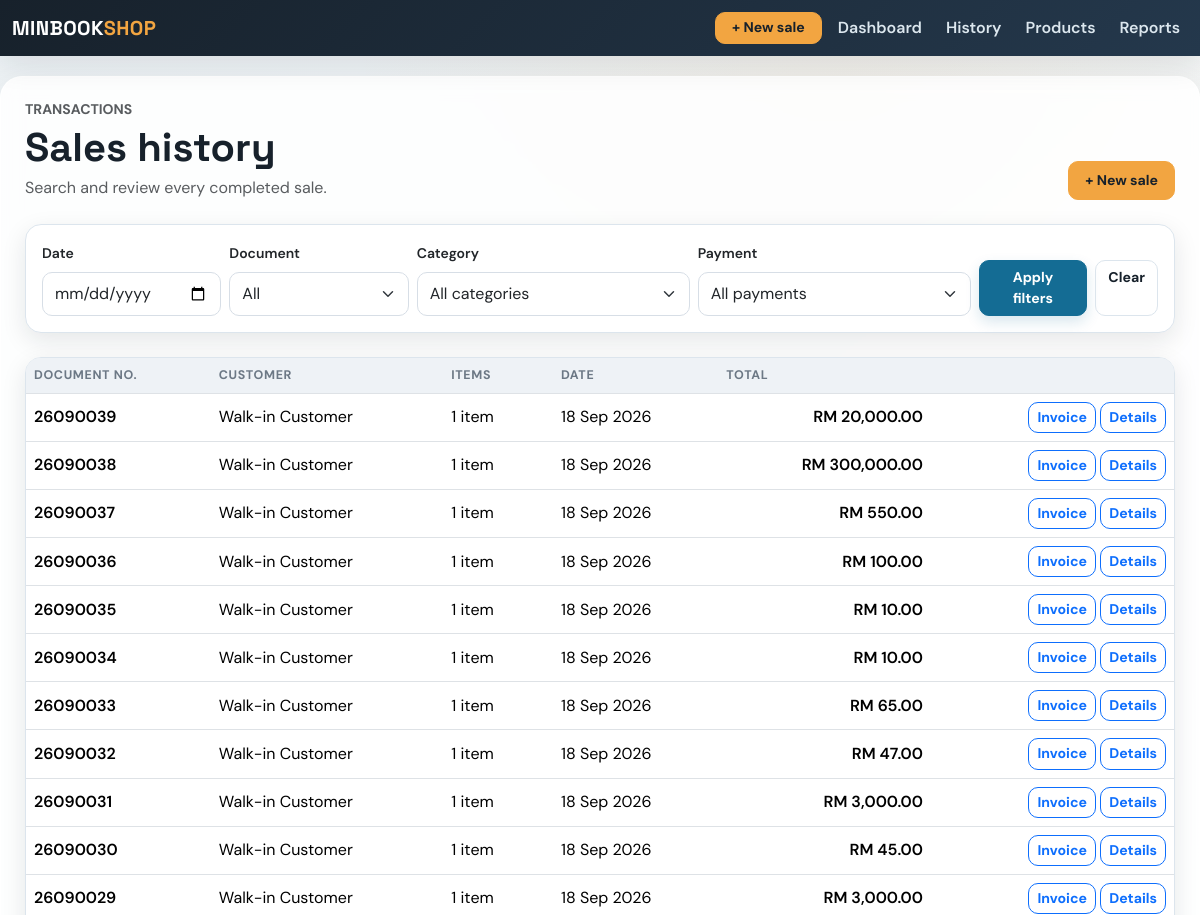
Before: /sales (upper part) with the older database file.
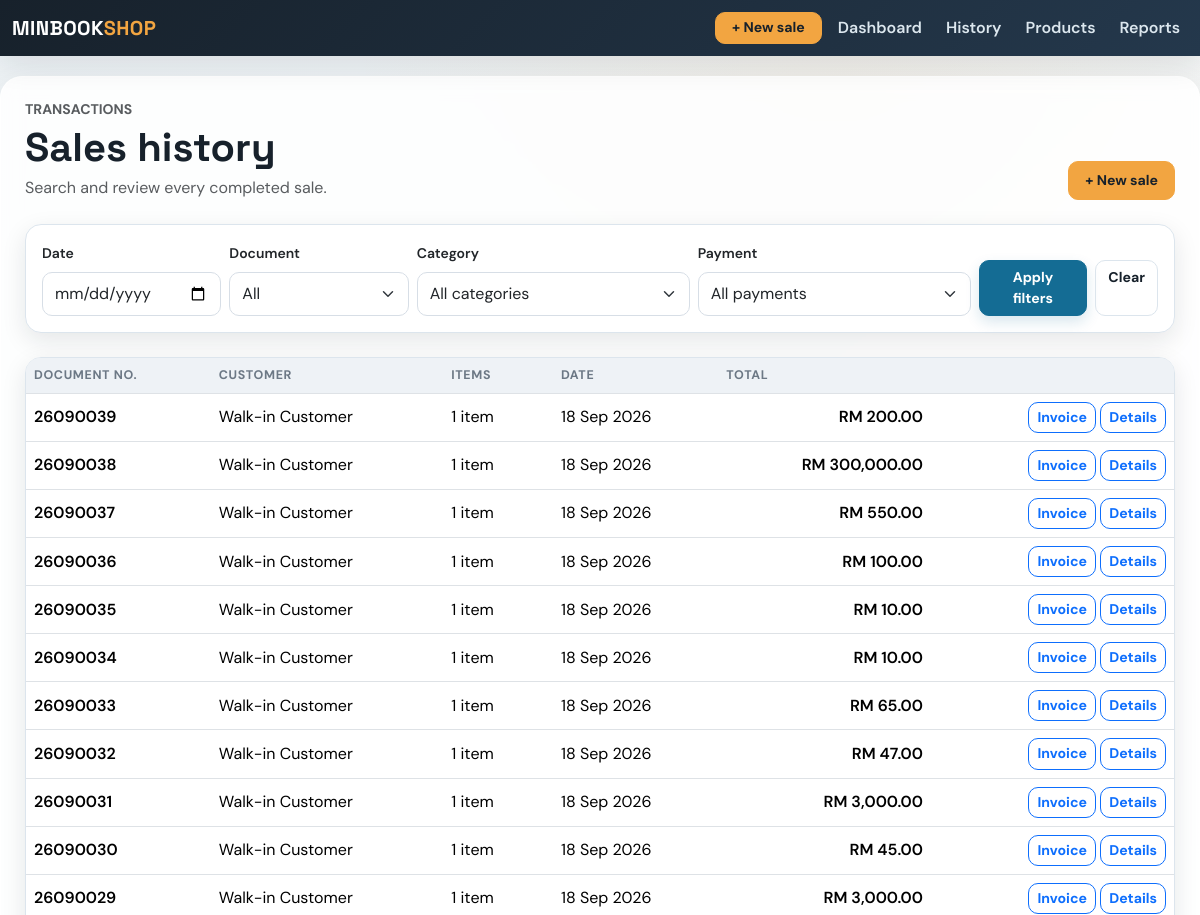
After: the same page with the newer database file.
### app/models.py (models this page shows, shortened)
class Sale(db.Model):
    id = db.Column(db.Integer, primary_key=True)
    amount = db.Column(db.Float, nullable=False)
    date = db.Column(db.Date, default=datetime.utcnow)
    user_id = db.Column(db.Integer, db.ForeignKey('user.id'), nullable=False)  # ForeignKey to User
    user = db.relationship('User', backref=db.backref('sales', lazy=True))  # Relationship with User
    product_id = db.Column(db.Integer, db.ForeignKey('product.id'), nullable=True)  # Legacy first product
    product = db.relationship('Product', backref=db.backref('sales', lazy=True))  # Relationship with Product
    quantity = db.Column(db.Integer, nullable=True)  # Legacy total quantity
    payment_method = db.Column(db.String(20), nullable=False, default='Cash')
    customer_name = db.Column(db.String(120), nullable=True)
    document_type = db.Column(db.String(20), nullable=False, default='receipt')
    discount = db.Column(db.Float, nullable=False, default=0.00)
    deposit = db.Column(db.Float, nullable=False, default=0.00)
    items = db.relationship('SaleItem', back_populates='sale', cascade='all, delete-orphan')

### app/routes.py (the view)
@main.route('/sales', methods=['GET', 'POST'])
def sales():
    sales_query = Sale.query.options(
        joinedload(Sale.items)
    ).order_by(Sale.id.desc())
    filter_date = request.args.get('filter_date', '')
    filter_category = request.args.get('category', '')
    filter_payment = request.args.get('payment_method', '')
    filter_document_type = (request.args.get('document_type', '') or '').lower().strip()
    if filter_document_type in {'receipt', 'invoice'}:
        sales_query = sales_query.filter(
            Sale.document_type == filter_document_type
        )
    if filter_date:
        sales_query = sales_query.filter(
            Sale.date == filter_date
        )
    if filter_category in SALE_CATEGORIES:
        sales_query = sales_query.filter(
            Sale.items.any(SaleItem.category == filter_category)
        )
    if filter_payment in PAYMENT_METHODS:
        sales_query = sales_query.filter(
            Sale.payment_method == filter_payment
        )
    page = request.args.get('page', 1, type=int)
    sales_pagination = sales_query.paginate(
        page=page,
        per_page=30,
        error_out=False
    )
    sales_list = sales_pagination.items
    document_numbers = {
        sale.id: month_document_number(
            sale,
            sale.document_type
        )
        for sale in sales_list
    }
    return render_template(
        'sales.html',
        sales=sales_list,
        pagination=sales_pagination,
        categories=SALE_CATEGORIES,
        payment_methods=PAYMENT_METHODS,
        selected_document_type=filter_document_type,
        document_numbers=document_numbers
    )

### app/routes.py (called while the page is built)
def month_document_number(sale, document_type):
    month_start = date(sale.date.year, sale.date.month, 1)
    if sale.date.month == 12:
        month_end = date(sale.date.year + 1, 1, 1)
    else:
        month_end = date(sale.date.year, sale.date.month + 1, 1)
    serial = Sale.query.filter(
        Sale.document_type == document_type,
        Sale.date >= month_start,
        Sale.date < month_end,
        Sale.id < sale.id,
    ).count()
    return f'{sale.date.year % 100:02d}{sale.date.month:02d}{serial + 1:04d}'

@main.app_context_processor
def inject_now():
    return {'current_year': datetime.now().year}

### app/templates/sales.html (shortened to what this page needs)
{% extends 'base.html' %}
{% block content %}
<div class="d-flex flex-wrap justify-content-between align-items-end gap-3 mb-4">
<div>
    <p class="text-uppercase text-muted small fw-bold mb-1">Transactions</p>
    <h1 class="mb-1">Sales history</h1>
    <p class="text-muted mb-0">Search and review every completed sale.</p>
</div>
<a href="{{ url_for('main.add_sale') }}" class="btn btn-warning btn-lg">+ New sale</a>
</div>
<div class="card mb-4">
<div class="card-body">
    <form method="GET" class="row g-2 align-items-end">
        <div class="col-md-2">
            <label class="form-label small fw-semibold">Date</label>
            <input
                type="date"
                name="filter_date"
                value="{{ request.args.get('filter_date', '') }}"
                class="form-control"
            >
        </div>
        <div class="col-md-2">
            <label class="form-label small fw-semibold">Document</label>
            <select name="document_type" class="form-select">
                <option value="">All</option>
            </select>
        </div>
        <div class="col-md-3">
            <label class="form-label small fw-semibold">Category</label>
            <select name="category" class="form-select">
                <option value="">All categories</option>
            </select>
        </div>
        <div class="col-md-3">
            <label class="form-label small fw-semibold">Payment</label>
            <select name="payment_method" class="form-select">
                <option value="">All payments</option>
            </select>
        </div>
        <div class="col-md-2 d-flex gap-2">
            <button class="btn btn-primary flex-grow-1">
                Apply filters
            </button>
            <a
                href="{{ url_for('main.sales') }}"
                class="btn btn-outline-secondary"
            >
                Clear
            </a>
        </div>
    </form>
</div>
</div>
<div class="card">
<div class="table-responsive">
    <table class="table mb-0">
        <thead>
            <tr>
                <th>Document No.</th>
                <th>Customer</th>
                <th>Items</th>
                <th>Date</th>
                <th>Total</th>
                <th></th>
            </tr>
        </thead>
        <tbody>
            {% for sale in sales %}
            <tr>
                <td class="fw-semibold">
                    {{ document_numbers[sale.id] }}
                </td>
                <td>
                    {{ sale.customer_name or 'Walk-in Customer' }}
                </td>
                <td>
                    {{ sale.items|length }}
                    item{{ '' if sale.items|length == 1 else 's' }}
                </td>
                <td>
                    {{ sale.date.strftime('%d %b %Y') }}
                </td>
                <td class="text-end fw-semibold">
                    RM {{ '{:,.2f}'.format(sale.amount) }}
                </td>
                <td class="text-end">
                    {% if sale.document_type == 'invoice' %}
                        <a
                            href="{{ url_for('main.invoice', sale_id=sale.id) }}"
                            class="btn btn-sm btn-outline-primary"
                            target="_blank"
                        >
                            Invoice
                        </a>
                    {% endif %}
                    <a
                        href="{{ url_for('main.view_sale', sale_id=sale.id) }}"
                        class="btn btn-sm btn-outline-primary"
                    >
                        Details
                    </a>
                </td>
            </tr>
            {% else %}
            <tr>
                <td colspan="6" class="text-center text-muted py-5">
                    No sales match these filters.
                </td>
            </tr>
            {% endfor %}
        </tbody>
    </table>
</div>
</div>
{% endblock %}

Changed rows visible on the page:
changed Sale (number 1 of 11 on the later page): amount "20,000.00" → "200.00"
